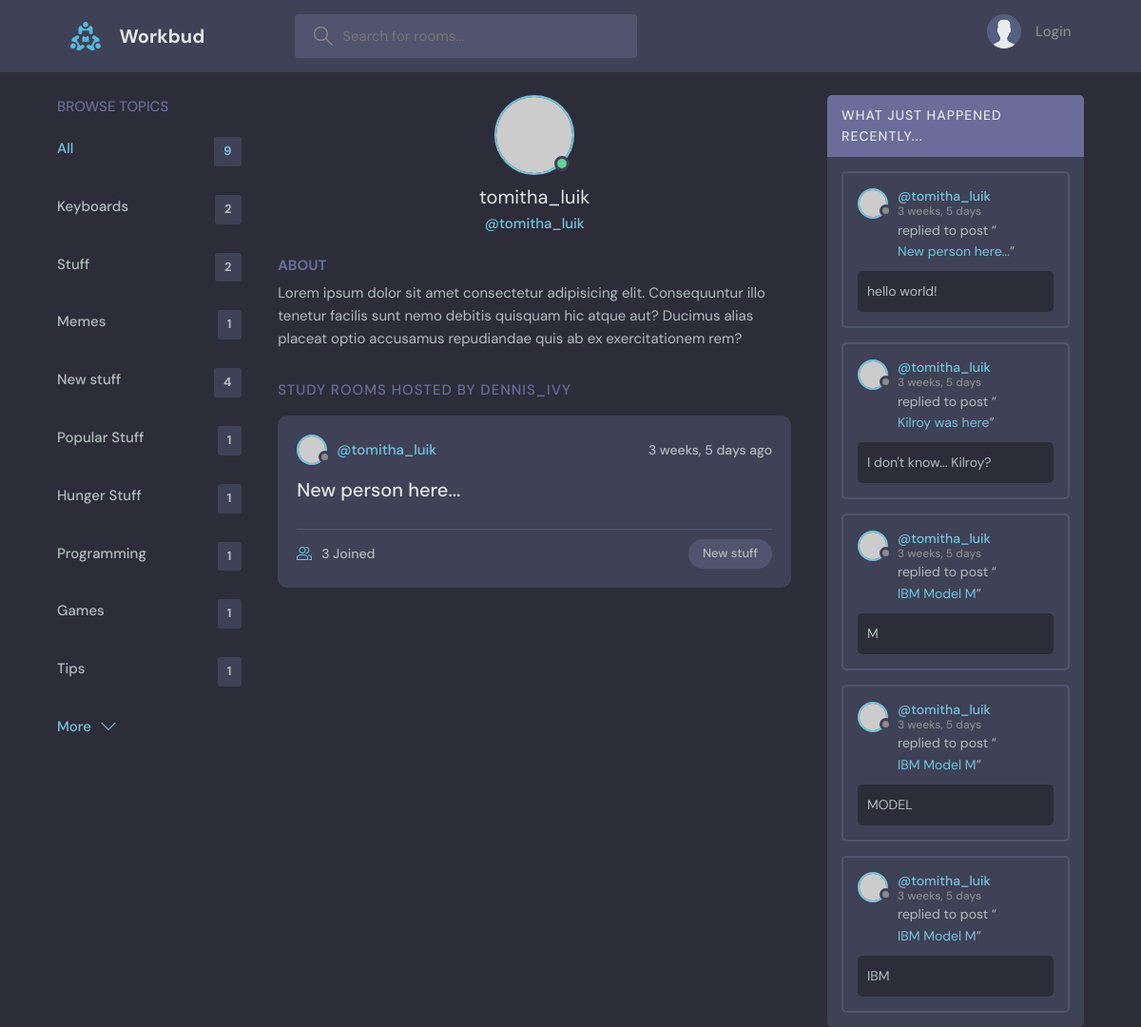
Screenshot of /profile/3/ with the database file from the repository.
### base/models.py (models this page shows, shortened)
class Topic(models.Model):
    name = models.CharField(max_length=200)

class Room(models.Model):
    host = models.ForeignKey(User, on_delete=models.SET_NULL, null=True)
    topic = models.ForeignKey(Topic, on_delete=models.SET_NULL, null=True)
    name = models.CharField(max_length=200)
    description = models.TextField(null=True, blank=True)
    participants = models.ManyToManyField(User, related_name='participants', blank=True)
    updated = models.DateTimeField(auto_now=True)
    created = models.DateTimeField(auto_now_add=True)
    class Meta:
        ordering = ['-updated', '-created']
    def __str__(self):
        return self.name

class Message(models.Model):
    user = models.ForeignKey(User, on_delete=models.CASCADE)
    room = models.ForeignKey(Room, on_delete=models.CASCADE)
    body = models.TextField()
    updated = models.DateTimeField(auto_now=True)
    created = models.DateTimeField(auto_now_add=True)
    class Meta:
        ordering = ['-updated', '-created']

### base/views.py (the view)
# urls.py: path('profile/<str:pk>/', views.userProfile, name="user-profile"),
def userProfile(request, pk):
    user = User.objects.get(id=pk)
    rooms = user.room_set.all()
    room_messages = user.message_set.all()
    topics = Topic.objects.all()
    context = {'user':user, 'rooms':rooms,
        'room_messages':room_messages, 'topics':topics}
    return render(request, 'base/profile.html', context)

### base/templates/base/profile.html (shortened to what this page needs)
{% extends 'main.html' %}
{% block content %}
<main class="profile-page layout layout--3">
  <div class="container">
    {% include 'base/topics_component.html' %}
    <div class="roomList">
      <div class="profile">
        <div class="profile__avatar">
          <div class="avatar avatar--large active">
            <img src="https://randomuser.me/api/portraits/men/11.jpg" />
          </div>
        </div>
        <div class="profile__info">
          <h3>{{user.username}}</h3>
          <p>@{{user.username}}</p>
        </div>
        <div class="profile__about">
          <h3>About</h3>
          <p>
            Lorem ipsum dolor sit amet consectetur adipisicing elit. Consequuntur illo tenetur
            facilis sunt nemo debitis quisquam hic atque aut? Ducimus alias placeat optio
            accusamus repudiandae quis ab ex exercitationem rem?
          </p>
        </div>
      </div>
      <div class="roomList__header">
        <div>
          <h2>Study Rooms Hosted by dennis_ivy</a>
          </h2>
        </div>
      </div>
      {% include 'base/feed_component.html' %}
    </div>
    {% include 'base/activity_component.html' %}
  </div>
</main>
{% endblock content %}

### base/templates/base/topics_component.html
<div class="topics">
    <div class="topics__header">
      <h2>Browse Topics</h2>
    </div>
    <ul class="topics__list">
      <li>
        <a href="{% url 'home' %}" class="active">All <span>{{topics.count}}</span></a>
      </li>
      {% for topic in topics %}
      <li>
        <a href="{% url 'home' %}?q={{topic.name}}">{{topic.name}} <span>{{topic.room_set.all.count}}</span></a>
      </li>
      {% endfor %}
    </ul>
    <a class="btn btn--link" href="topics.html">
      More
      <svg version="1.1" xmlns="http://www.w3.org/2000/svg" width="32" height="32" viewBox="0 0 32 32">
        <title>chevron-down</title>
        <path d="M16 21l-13-13h-3l16 16 16-16h-3l-13 13z"></path>
      </svg>
    </a>
  </div>

### base/templates/base/feed_component.html (shortened to what this page needs)
{% for room in rooms %}
<div class="roomListRoom">
    <div class="roomListRoom__header">
      <a href="{% url 'user-profile' room.host.id %}" class="roomListRoom__author">
        <div class="avatar avatar--small">
          <img src="https://randomuser.me/api/portraits/women/11.jpg" />
        </div>
        <span>@{{room.host.username}}</span>
      </a>
      <div class="roomListRoom__actions">
        <span>{{room.created|timesince}} ago</span>
      </div>
    </div>
    <div class="roomListRoom__content">
      <a href="{% url 'room' room.id %}">{{room.name}}</a>
    </div>
    <div class="roomListRoom__meta">
      <a href="{% url 'room' room.id %}" class="roomListRoom__joined">
        {{room.participants.all.count}} Joined
      </a>
      <p class="roomListRoom__topic">{{room.topic.name}}</p>
    </div>
  </div>
{% endfor %}

### base/templates/base/activity_component.html (shortened to what this page needs)
<div class="activities">
    <div class="activities__header">
      <h2>What just happened recently...</h2>
    </div>
    {% for message in room_messages %}
    <div class="activities__box">
      <div class="activities__boxHeader roomListRoom__header">
        <a href="{% url 'user-profile' message.user.id %}" class="roomListRoom__author">
          <div class="avatar avatar--small">
            <img src="https://randomuser.me/api/portraits/women/11.jpg" />
          </div>
          <p>
            @{{message.user}}
            <span>{{message.created|timesince}}</span>
          </p>
        </a>
      </div>
      <div class="activities__boxContent">
        <p>replied to post “<a href="{% url 'room' message.room.id %}">{{message.room}}</a>”</p>
        <div class="activities__boxRoomContent">
          {{message.body}}
        </div>
      </div>
    </div>
    {% endfor %}
  </div>

### rows the page displays
Topic: name "Keyboards", room_set.all.count "2"
Topic: name "Stuff", room_set.all.count "2"
Topic: name "Memes", room_set.all.count "1"
Topic: name "New stuff", room_set.all.count "4"
Topic: name "Popular Stuff", room_set.all.count "1"
Topic: name "Hunger Stuff", room_set.all.count "1"
Topic: name "Programming", room_set.all.count "1"
Topic: name "Games", room_set.all.count "1"
Topic: name "Tips", room_set.all.count "1"
Room: host.username "tomitha_luik", created "3 weeks, 5 days", name "New person here...", participants.all.count "3", topic.name "New stuff"
Message: user "tomitha_luik", created "3 weeks, 5 days", room "New person here...", body "hello world!"
Message: user "tomitha_luik", created "3 weeks, 5 days", room "Kilroy was here", body "I don't know... Kilroy?"
Message: user "tomitha_luik", created "3 weeks, 5 days", room "IBM Model M", body "M"
Message: user "tomitha_luik", created "3 weeks, 5 days", room "IBM Model M", body "MODEL"
Message: user "tomitha_luik", created "3 weeks, 5 days", room "IBM Model M", body "IBM"

### other values shown
{{ topics.count }} "9"
{{ user.username }} "tomitha_luik"
